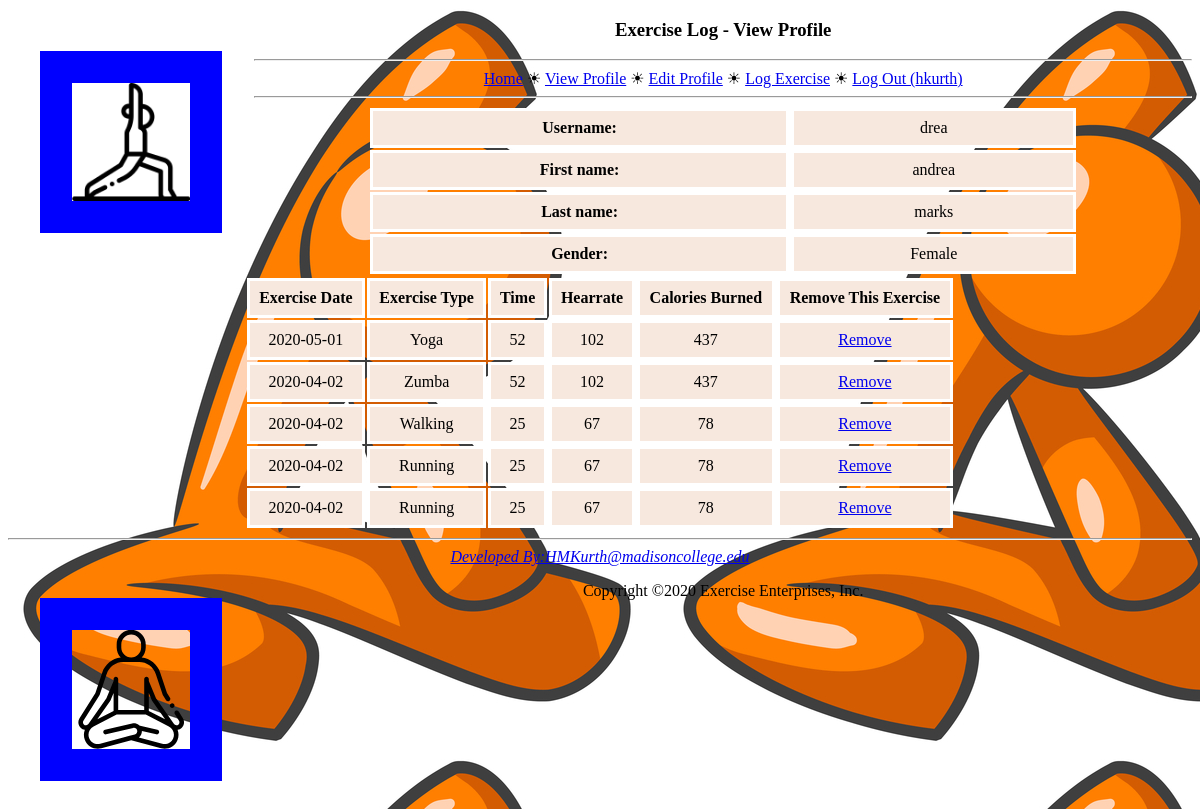
Page /viewprofile.php?user_id=4 (signed in) on the committed database.
### tables this page shows
CREATE TABLE `exercise_user` (
  `id` int(3) NOT NULL AUTO_INCREMENT,
  `username` varchar(50) NOT NULL,
  `password` varchar(100) DEFAULT NULL,
  `first_name` varchar(50) DEFAULT NULL,
  `last_name` varchar(50) DEFAULT NULL,
  `gender` varchar(3) DEFAULT 'M',
  `birthdate` date DEFAULT NULL,
  `weight` int(4) DEFAULT '200',
  PRIMARY KEY (`id`)
);

CREATE TABLE `exercise_log` (
  `id` int(3) NOT NULL AUTO_INCREMENT,
  `user_id` int(3) DEFAULT NULL,
  `dateOfExercise` date NOT NULL,
  `type` varchar(60) NOT NULL,
  `time_in_minutes` int(3) NOT NULL,
  `heartrate` int(3) NOT NULL,
  `calories` int(5) NOT NULL,
  PRIMARY KEY (`id`),
  KEY `user_id` (`user_id`),
  CONSTRAINT `exercise_log_ibfk_1` FOREIGN KEY (`user_id`) REFERENCES `exercise_user` (`id`)
);

### viewprofile.php (the view, shortened to what this page needs)
<?php
    require_once('header.php');
    require_once('navmenu.php');
    $dbc = mysqli_connect(DB_HOST, DB_USER, DB_PASSWORD, DB_NAME)
            or die('error connecting to database');
    if (!isset($_GET['user_id']))
    {
        $query = "SELECT username, first_name, last_name, gender, birthdate, weight FROM exercise_user WHERE id = '" . $_SESSION['user_id'] . "'"
            or die('Error connecting to database');
    }
    else
    {
        $query = "SELECT username, first_name, last_name, gender, birthdate, weight FROM exercise_user WHERE id = '" . $_GET['user_id'] . "'"
                or die('Error connecting to database');
    }
    $data = mysqli_query($dbc, $query.mysqli_error($dbc));
    if (mysqli_num_rows($data) == 1)
    {
        $row = mysqli_fetch_array($data);
        echo '<table>';
            if (!empty($row['username']))
            {
                echo '<tr><td class="label">Username:</td><td>' . $row['username'] . '</td></tr>';
            }
            if (!empty($row['first_name']))
            {
                echo '<tr><td class="label">First name:</td><td>' . $row['first_name'] . '</td></tr>';
            }
            if (!empty($row['last_name']))
            {
            echo '<tr><td class="label">Last name:</td><td>' . $row['last_name'] . '</td></tr>';
            }
            if (!empty($row['gender']))
            {
                echo '<tr><td class="label">Gender:</td><td>';
                if ($row['gender'] == 'M')
                {
                    echo 'Male';
                }
                else if ($row['gender'] == 'F')
                {
                    echo 'Female';
                }
            else
            {
                echo '?';
            }
            echo '</td></tr>';
            }
            if (!empty($row['birthdate']))
            {
            echo '</table>';
          }
          }
    else {
    echo '<p class="error">There was a problem accessing your profile.</p>';
    }
    $query = "SELECT * FROM exercise_log WHERE user_id = '" . $_SESSION['user_id'] . "'Order by dateOfExercise desc LIMIT 15"
            or die('Error connecting to database');
    $data = mysqli_query($dbc, $query);
    echo '<table id="exercise">';
    echo '<th class="label">Exercise Date</th>';
    echo '<th class="label">Exercise Type</th>';
    echo '<th class="label">Time</th>';
    echo '<th class="label">Hearrate</th>';
    echo '<th class="label">Calories Burned</th>';
    echo '<th class="label">Remove This Exercise</th></tr>';
    while ($row = mysqli_fetch_array($data))
    {
        echo '<tr><td>' . $row['dateOfExercise'] . '</td>';
        echo '<td>' . $row['type'] . '</td>';
        echo '<td>' . $row['time_in_minutes'] . '</td>';
        echo '<td>' . $row['heartrate'] . '</td>';
        echo '<td>' . $row['calories'] . '</td>';
        echo '<td><a href="removeexercise.php?id=' . $row['id'] . '&amp;dateOfExercise=' . $row['dateOfExercise'] .
          '&amp;type=' . $row['type'] . '&amp;time_in_minutes=' . $row['time_in_minutes'] .
          '&amp;heartrate=' . $row['heartrate'] . '&amp;calories=' . $row['calories'] . '">Remove</a></td></tr>';
      }
    echo '</table>';
    require_once('footer.php');
?>

### style.css (style rules this page uses)
table { width:60%; margin: auto; border-collapse: separate; border-radius: 3em; }
td , th { border-color: white; border-width: 3px; border-style: solid; padding: .5em .5em .5em .5em; background-color: #f7e8de; }
td.label { font-weight: bold; }
body { background: url("stretch.jpg"); background-color:#dadaf3; }
html { font-family: Scope One; text-align: center; }

### rows in the picture
exercise_user: username "drea", first_name "andrea", last_name "marks"
exercise_log: dateOfExercise "2020-05-01", type "Yoga", time_in_minutes "52", heartrate "102", calories "437"
exercise_log: dateOfExercise "2020-04-02", type "Zumba", time_in_minutes "52", heartrate "102", calories "437"
exercise_log: dateOfExercise "2020-04-02", type "Walking", time_in_minutes "25", heartrate "67", calories "78"
exercise_log: dateOfExercise "2020-04-02", type "Running", time_in_minutes "25", heartrate "67", calories "78"
exercise_log: dateOfExercise "2020-04-02", type "Running", time_in_minutes "25", heartrate "67", calories "78"

### other values in the picture
$page_title "View Profile"
$_SESSION['username'] "hkurth"
